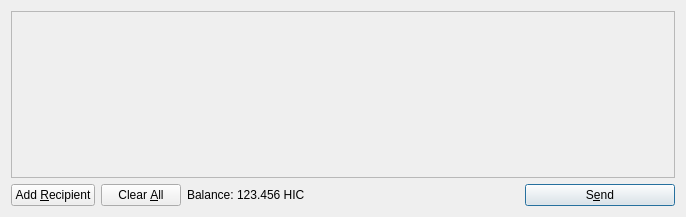
<?xml version="1.0" encoding="UTF-8"?>
<ui version="4.0">
 <class>SendCoinsDialog</class>
 <widget class="QDialog" name="SendCoinsDialog">
  <property name="geometry">
   <rect>
    <x>0</x>
    <y>0</y>
    <width>686</width>
    <height>217</height>
   </rect>
  </property>
  <property name="windowTitle">
   <string>Send Coins</string>
  </property>
  <layout class="QVBoxLayout" name="verticalLayout">
   <item>
    <widget class="QScrollArea" name="scrollArea">
     <property name="widgetResizable">
      <bool>true</bool>
     </property>
     <widget class="QWidget" name="scrollAreaWidgetContents">
      <property name="geometry">
       <rect>
        <x>0</x>
        <y>0</y>
        <width>666</width>
        <height>165</height>
       </rect>
      </property>
      <layout class="QVBoxLayout" name="verticalLayout_2">
       <property name="margin">
        <number>0</number>
       </property>
       <item>
        <layout class="QVBoxLayout" name="entries">
         <property name="spacing">
          <number>6</number>
         </property>
        </layout>
       </item>
       <item>
        <spacer name="verticalSpacer">
         <property name="orientation">
          <enum>Qt::Vertical</enum>
         </property>
         <property name="sizeHint" stdset="0">
          <size>
           <width>20</width>
           <height>40</height>
          </size>
         </property>
        </spacer>
       </item>
      </layout>
     </widget>
    </widget>
   </item>
   <item>
    <layout class="QHBoxLayout" name="horizontalLayout">
     <item>
      <widget class="QPushButton" name="addButton">
       <property name="toolTip">
        <string>Send to multiple recipients at once</string>
       </property>
       <property name="text">
        <string>Add &amp;Recipient</string>
       </property>
       <property name="icon">
        <iconset resource="../bitcoin.qrc">
         <normaloff>:/icons/add</normaloff>:/icons/add</iconset>
       </property>
       <property name="autoDefault">
        <bool>false</bool>
       </property>
      </widget>
     </item>
     <item>
      <widget class="QPushButton" name="clearButton">
       <property name="sizePolicy">
        <sizepolicy hsizetype="Minimum" vsizetype="Fixed">
         <horstretch>0</horstretch>
         <verstretch>0</verstretch>
        </sizepolicy>
       </property>
       <property name="toolTip">
        <string>Remove all transaction fields</string>
       </property>
       <property name="text">
        <string>Clear &amp;All</string>
       </property>
       <property name="icon">
        <iconset resource="../bitcoin.qrc">
         <normaloff>:/icons/remove</normaloff>:/icons/remove</iconset>
       </property>
       <property name="autoRepeatDelay">
        <number>300</number>
       </property>
       <property name="autoDefault">
        <bool>false</bool>
       </property>
      </widget>
     </item>
     <item>
      <layout class="QHBoxLayout" name="horizontalLayout_2">
       <property name="spacing">
        <number>3</number>
       </property>
       <item>
        <widget class="QLabel" name="label">
         <property name="text">
          <string>Balance:</string>
         </property>
        </widget>
       </item>
       <item>
        <widget class="QLabel" name="labelBalance">
         <property name="cursor">
          <cursorShape>IBeamCursor</cursorShape>
         </property>
         <property name="text">
          <string>123.456 HIC</string>
         </property>
         <property name="textInteractionFlags">
          <set>Qt::LinksAccessibleByMouse|Qt::TextSelectableByKeyboard|Qt::TextSelectableByMouse</set>
         </property>
        </widget>
       </item>
      </layout>
     </item>
     <item>
      <spacer name="horizontalSpacer">
       <property name="orientation">
        <enum>Qt::Horizontal</enum>
       </property>
       <property name="sizeHint" stdset="0">
        <size>
         <width>40</width>
         <height>20</height>
        </size>
       </property>
      </spacer>
     </item>
     <item>
      <widget class="QPushButton" name="sendButton">
       <property name="minimumSize">
        <size>
         <width>150</width>
         <height>0</height>
        </size>
       </property>
       <property name="toolTip">
        <string>Confirm the send action</string>
       </property>
       <property name="text">
        <string>S&amp;end</string>
       </property>
       <property name="icon">
        <iconset resource="../bitcoin.qrc">
         <normaloff>:/icons/send</normaloff>:/icons/send</iconset>
       </property>
       <property name="default">
        <bool>true</bool>
       </property>
      </widget>
     </item>
    </layout>
   </item>
  </layout>
 </widget>
 <resources>
  <include location="../bitcoin.qrc"/>
 </resources>
 <connections/>
</ui>
